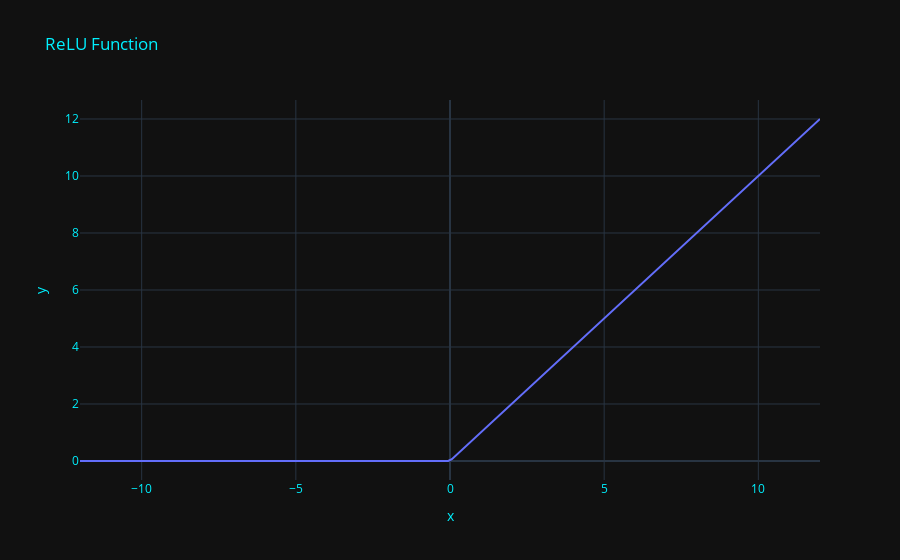

Notebook code for this chart:
### Code cell
z = np.linspace(-12, 12, 200)
fig = px.line(x=z, y=relu(z)[0],title='ReLU Function',template="plotly_dark")
fig.update_layout(
    title_font_color="#00F1FF",
    xaxis=dict(color="#00F1FF"),
    yaxis=dict(color="#00F1FF")
)
fig.show()

### Figure 1 — Plotly figure (JSON) as saved in the notebook; plotly's stock layout.template omitted (floating-point values rounded to 4 significant figures; data arrays with more than 128 entries replaced by an {"elided": "..."} marker saying what was removed)
{"data": [{"hovertemplate": "x=%{x}<br>y=%{y}<extra></extra>", "legendgroup": "", "line": {"color": "#636efa", "dash": "solid"}, "marker": {"symbol": "circle"}, "mode": "lines", "name": "", "orientation": "v", "showlegend": false, "type": "scatter", "x": {"elided": "200 float values"}, "xaxis": "x", "y": {"elided": "200 float values"}, "yaxis": "y"}], "layout": {"legend": {"tracegroupgap": 0}, "title": {"font": {"color": "#00F1FF"}, "text": "ReLU Function"}, "xaxis": {"anchor": "y", "color": "#00F1FF", "domain": [0, 1], "title": {"text": "x"}}, "yaxis": {"anchor": "x", "color": "#00F1FF", "domain": [0, 1], "title": {"text": "y"}}}}
